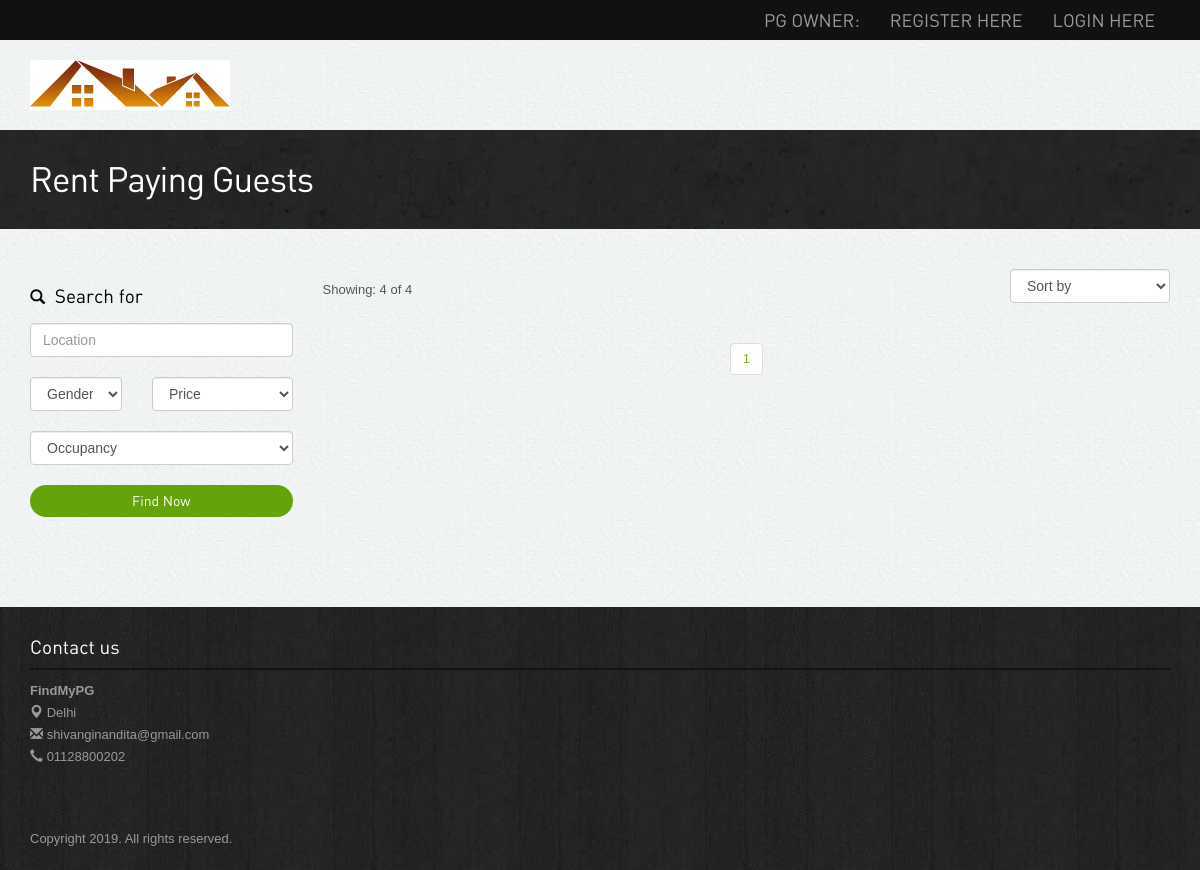
/search/2/, run on an earlier commit of the app's database.
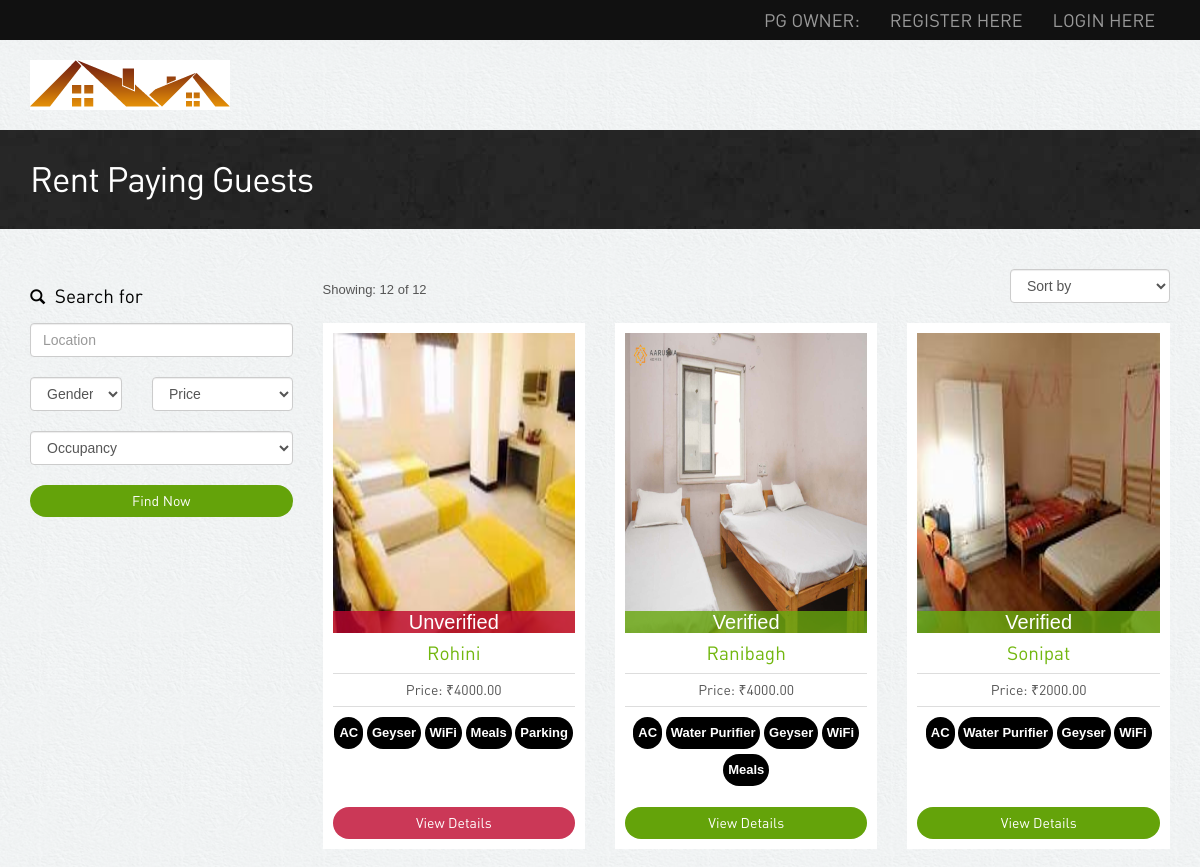
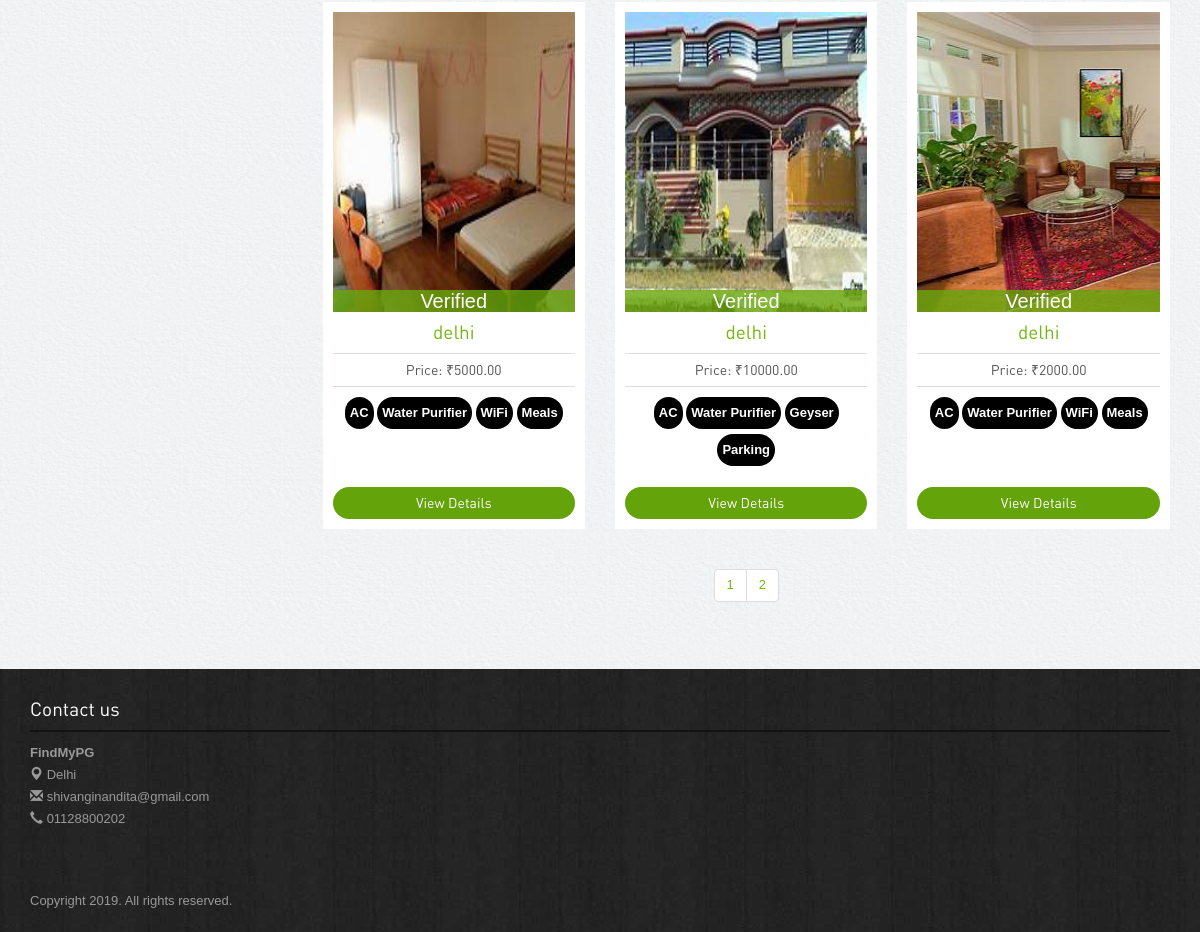
And on a later commit of the database (2 pictures, top to bottom).
### main/models.py (models this page shows)
class PG(models.Model):
    ownerid=models.ForeignKey(Owner, on_delete=models.CASCADE)
    address=models.CharField(max_length=30)
    location=models.CharField(max_length=30)
    city=models.CharField(max_length=30)
    pin=models.IntegerField()
    rent=models.DecimalField(max_digits=10,decimal_places=2)
    occupancy=models.IntegerField()
    forgender=models.CharField(max_length=30)
    size=models.IntegerField()
    rooms=models.IntegerField()
    intime=models.DateTimeField()
    outtime=models.DateTimeField()
    description=models.TextField(default="")
    isverified=models.BooleanField(default=False)

### user/views.py (the view, shortened to what this page needs)
# urls.py: path(r'search/',user.search),
def search(request,page=1):
	sort=request.GET.get('sort');
	order=request.GET.get('order');
	if(request.method=='GET'):
		if(sort!=None and order=="1"):
			print("Case 1")
			pgs=PG.objects.filter().order_by('rent')
		elif(sort!=None and order=="0"):
			print("Case 2")
			pgs=PG.objects.filter().order_by('-rent')
		else:
			print("Case 3")
			pgs=PG.objects.filter()
		totalrecords=len(PG.objects.filter())
		searchrecords=len(pgs)
		pagesize=6
		nopages=int(searchrecords/pagesize)+1 if int(searchrecords%pagesize)!=0 else int(searchrecords/pagesize)
		if(page==None):
			page=1
		pgs=pgs[(page-1)*6:page*6]
		for i in range(len(pgs)):
			pgimages=PGImages.objects.filter(pgid=pgs[i])
			if(len(pgimages)!=0):
				pgs[i].image=pgimages[0].image
			amn=Ameneties.objects.get(pgid=pgs[i])
			pgs[i].ameneties=[]
			if(amn.ac==True):
				pgs[i].ameneties.append('AC')
			if(amn.watercooler==True):
				pgs[i].ameneties.append('Water Cooler')
			if(amn.waterpurifier==True):
				pgs[i].ameneties.append('Water Purifier')
			if(amn.geyser==True):
				pgs[i].ameneties.append('Geyser')
			if(amn.bed==True):
				pgs[i].ameneties.append('Bed')
			if(amn.wifi==True):
				pgs[i].ameneties.append('WiFi')
			if(amn.meals==True):
				pgs[i].ameneties.append('Meals')
			if(amn.parking==True):
				pgs[i].ameneties.append('Parking')
		data={'pgs':pgs,'totalrecords':totalrecords,'searchrecords':searchrecords,'nopages':range(1,nopages+1),'sort':sort, 'order': order}
		return render(request,'user/search.html',data)

### user/templates/user/search.html (shortened to what this page needs)
{% extends 'user/base.html' %}
{% load static %}
{% block 'main' %}
<div class="inside-banner">
  <div class="container">
    <h2>Rent Paying Guests</h2>
</div>
</div>
<div class="container">
<div class="properties-listing spacer">
<div class="row">
<div class="col-lg-3 col-sm-4 ">
  <form action="/search/" method="post">
  <div class="search-form"><h4><span class="glyphicon glyphicon-search"></span> Search for</h4>
    <input type="text" class="form-control" name="location" placeholder="Location" value="{{location}}">
    <div class="row">
            <div class="col-lg-5">
              <select name="forgender" class="form-control">
                <option>Gender</option>
              </select>
            </div>
            <div class="col-lg-7">
              <select name="price" class="form-control">
                <option>Price</option>
              </select>
            </div>
          </div>
          <div class="row">
          <div class="col-lg-12">
            <select name="occupancy" class="form-control">
                <option>Occupancy</option>
              </select>
              </div>
          </div>
          <button class="btn btn-primary">Find Now</button>
  </div>
  </form>
</div>
<div class="col-lg-9 col-sm-8">
<div class="sortby clearfix">
<div class="pull-left result">Showing: {{searchrecords}} of {{totalrecords}} </div>
  <div class="pull-right">
  <select class="form-control" onchange="Sort(this.value);">
  <option value="0">Sort by</option>
</select></div>
</div>
<div class="row">
    {% for pg in pgs %}
      <div class="col-lg-4 col-sm-6">
      <div class="properties">
        <div class="image-holder"><img style="height:300px;width:100%" src="/images/{{pg.image}}" class="img-responsive" alt="properties">
           <div class="status {% if pg.isverified %}sold{% else %}new{% endif %}" style="text-align: center;font-size:20px;text-transform: capitalize;">{% if pg.isverified %}verified{% else %}unverified{% endif %}</div>
       </div>
        <h4><a href="property-detail.php">{{ pg.location }}</a></h4>
        <p class="price">Price: ₹{{ pg.rent }}</p>
        <div class="listing-detail" style="height:60px;">
          {% for amn in pg.ameneties %}
          <label style="padding:5px;color:white;background-color:black;maring:5px;border-radius: 20px">{{amn}}</label>
          {% endfor %}
        </div>
        <a class="btn btn-primary" style="{% if not pg.isverified %}background:rgba(190,7,46,0.8){% endif %}" href="/pg/details/{{pg.id}}/">View Details</a>
      </div>
      </div>
    {% endfor %}
    </div>
      <div class="center">
<ul class="pagination">
        {% for page in nopages %}
           {% if sort != None and order != None %}
            <li><a href="/search/{{page}}/?sort={{sort}}&order={{order}}">{{page}}</a></li>
           {% else %}
            <li><a href="/search/{{page}}/">{{page}}</a></li>
           {% endif %}
        {% endfor %}
        </ul>
</div>
</div>
</div>
</div>
</div>
{% endblock %}

### user/templates/user/base.html (shortened to what this page needs)
{% load static %}
<!DOCTYPE html>
<html lang="en">
<head>
 	<link rel="stylesheet" href="{% static 'user/assets/bootstrap/css/bootstrap.css' %}" />
  <link rel="stylesheet" href="{% static 'user/assets/style.css' %}"/>
<link rel="stylesheet" href="{% static 'user/assets/owl-carousel/owl.carousel.css' %}">
<link rel="stylesheet" href="{% static 'user/assets/owl-carousel/owl.theme.css' %}">
    <link rel="stylesheet" type="text/css" href="{% static 'user/assets/slitslider/css/style.css' %}" />
    <link rel="stylesheet" type="text/css" href="{% static 'user/assets/slitslider/css/custom.css' %}" />
</head>
<body>
<div class="navbar-wrapper">
        <div class="navbar-inverse" role="navigation">
          <div class="container">
            <div class="navbar-collapse  collapse">
              <ul class="nav navbar-nav navbar-right">
               <li class=""><a href="/"></a></li>
                <li><a href="#"></a></li>
                <li><a style="font-size:18px">PG Owner:</a></li>
                <li><a href="/owner/register/" style="font-size:18px">Register Here</a></li>
                <li><a href="/owner/login/" style="font-size:18px">Login Here</a></li>
              </ul>
            </div>
          </div>
        </div>
    </div>
<div class="container">
<div class="header">
<a href="/"><img src="{% static 'user/images/logo.png' %}" alt="Realestate" ></a>
</div>
</div>
{% block 'main' %}
{% endblock %}
<div class="footer">
<div class="container">
<div class="row">
             <div class="col-lg-12 col-sm-12">
                    <h4>Contact us</h4>
                    <p><b>FindMyPG</b><br>
<span class="glyphicon glyphicon-map-marker"></span> Delhi <br>
<span class="glyphicon glyphicon-envelope"></span> shivanginandita@gmail.com<br>
<span class="glyphicon glyphicon-earphone"></span> 01128800202</p>
            </div>
        </div>
<p class="copyright">Copyright 2019. All rights reserved. </p>
</div></div>
</body>
</html>

### user/static/user/assets/style.css (style rules this page uses)
body { color:#555; font:normal 13px/22px Arial; background:url(../images/bgmain.png) #eee; }
h1,h2,h3,h4,h5 { font-weight:normal; font-family: din;margin: 0;padding: 0;color: #000 }
h2 { font-size: 35px; letter-spacing: -1px;margin-bottom: 20px; }
h4 { margin: 10px 0; font-size: 19px; }
h4 span { margin-right: 5px; font-size: 15px; }
p { margin-bottom: 30px; }
a { color:#72b70f; text-decoration:none;outline: none; }
.spacer { margin-top: 40px;margin-bottom:40px; }
.center { text-align: center; }
select,input { outline: 0; margin-bottom: 20px; }
.btn { border-radius: 5px; font-family: din; outline: none; }
.btn-primary { background: #64a30a;border:none;width: 100%;border-radius: 20px; }
.header { padding: 20px 0; }
.navbar-inverse { background-color: #111; }
.navbar-inverse .navbar-nav > li > a { font-size: 11px;padding-top: 10px;padding-bottom: 10px;font-family: din;text-transform: uppercase; }
.properties-listing div.properties { padding: 10px; background-color: #fff;text-align: center; margin-bottom: 20px; }
.properties-listing div.properties .image-holder { position: relative; }
.properties-listing div.properties .status { position: absolute;bottom: 0;z-index: 100;display: block;width: 100%;color: #fff;padding:0 3px;text-align: right; font-size: 12px; }
.properties-listing div.properties p { margin-bottom: 10px; font-size: 14px;border-top: 1px solid #ddd;border-bottom: 1px solid #ddd;padding: 5px 0;font-family: din; }
.listing-detail { margin-bottom: 30px; }
.status.sold { background:rgba(104,167,13,0.8); }
.status.new { background:rgba(190,7,46,0.8); }
.inside-banner { background:url(../images/bginside.jpg) #222;color: #fff; padding: 30px 0; }
.inside-banner h2 { margin: 0; color: #fff; }
.search-form { margin-bottom: 50px; }
.search-form h4 { margin: 17px 0; }
.sortby .result { margin-top: 10px; }
.footer { background:url(../images/bg.jpg) #222; padding: 20px 0; color: #999; }
.footer h4 { color: #fff;border-bottom: 2px solid #131313;margin-bottom: 10px;padding-bottom: 10px; }
.footer p.copyright { margin: 30px 0 0 0; }

What changed in the data, as far as the page shows it:
added PG: shows a picture, isverified "Unverified", location "Rohini", rent "4000.00", ameneties "AC" "Geyser" "WiFi" "Meals" "Parking"
added PG: shows a picture, isverified "Verified", location "Ranibagh", rent "4000.00", ameneties "AC" "Water Purifier" "Geyser" "WiFi" "Meals"
added PG: isverified "Verified", location "Sonipat", rent "2000.00", ameneties "AC" "Water Purifier" "Geyser" "WiFi"
added PG: isverified "Verified", location "delhi", rent "5000.00", ameneties "AC" "Water Purifier" "WiFi" "Meals"
added PG: shows a picture, isverified "Verified", location "delhi", rent "10000.00", ameneties "AC" "Water Purifier" "Geyser" "Parking"
added PG: shows a picture, isverified "Verified", location "delhi", rent "2000.00", ameneties "AC" "Water Purifier" "WiFi" "Meals"
Also different on the page:
{{ searchrecords }}: "4" → "12"
{{ totalrecords }}: "4" → "12"
new list line: "2"
